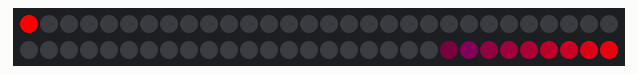
A sketch run on a simulated Arduino Uno, built with avr-gcc and run on an emulated ATmega328P. Parts: 60 RGB LEDs in strip order, left to right, continuing on the next row. Dim RGB values are drawn brighter than linear.

Above: at 0.16 s.
At 4.75 s:
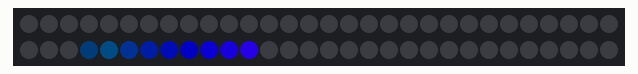
At 9.34 s:
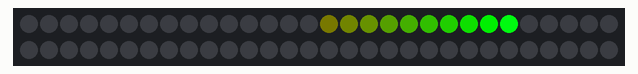
At 18.82 s:
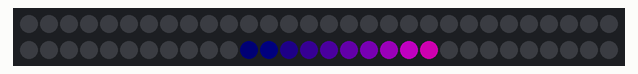
At 28.3 s:
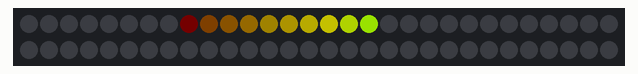
At 39.01 s:
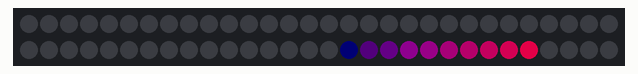

The sketch:

snake.ino
```cpp
/* snake

   By: PixelBlaze

   Converted by: Andrew Tuline

   Date: Dec, 2021

   This code was adapted from a shared Pixelblaze pattern. For more information
   about creating patterns with Pixelblaze and the shared pattern library, see:

   PixelBlaze as found at https://electromage.com/

   PixelBlaze expressions: https://github.com/simap/pixelblaze/blob/master/README.expressions.md

   Getting started guide: https://www.bhencke.com/pixelblazegettingstarted

   Patterns: https://electromage.com/patterns


   Original code:

  distance = 10

  export function beforeRender(delta) {
    t1 = time(.1)
  }

  export function render(index) {
    h = index/pixelCount
    s = 1
    v = 1

    head = t1 * pixelCount
    offset = (head - index + pixelCount) % pixelCount

    hsv(h, s, clamp(1 - offset / distance, 0, 1))
  }

*/


#include <FastLED.h>
#include <PixelBlaze.h>               // Locate this file either in the same directory or in Documents\Arduino\libraries\PixelBlaze

#define LED_DT 12
#define COLOR_ORDER GRB
#define LED_TYPE WS2812
#define NUM_LEDS 60

struct CRGB leds[NUM_LEDS];

void setup() {
  Serial.begin(115200);
  LEDS.addLeds<LED_TYPE, LED_DT, COLOR_ORDER>(leds, NUM_LEDS);
} // setup()


void loop () {
  snake();
  FastLED.show();
} // loop()


void snake() {

  float distance = 10;
  t1 = time(.1);

  for (int i = 0; i < NUM_LEDS; i++) {

    index = i;
    pixelCount = NUM_LEDS;

    h = index / pixelCount;
    s = 1;
    v = 1;

    float head = t1 * pixelCount;
    float offset = fmod((head - index + pixelCount), pixelCount);

    leds[i] = CHSV(h * 255, s * 255, clamp(1 - offset / distance, 0, 1) * 255);
  }
}
```
